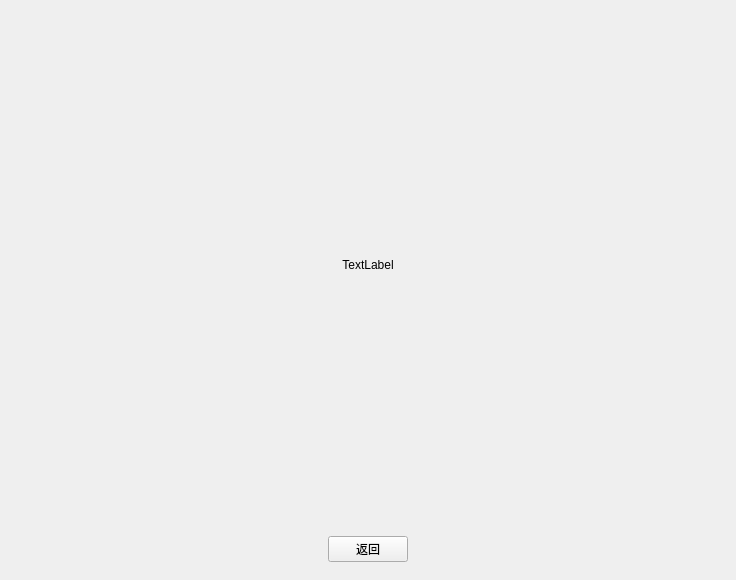
<?xml version="1.0" encoding="UTF-8"?>
<ui version="4.0">
 <class>TrafficDetail</class>
 <widget class="QWidget" name="TrafficDetail">
  <property name="geometry">
   <rect>
    <x>0</x>
    <y>0</y>
    <width>736</width>
    <height>580</height>
   </rect>
  </property>
  <property name="sizePolicy">
   <sizepolicy hsizetype="Preferred" vsizetype="Fixed">
    <horstretch>0</horstretch>
    <verstretch>0</verstretch>
   </sizepolicy>
  </property>
  <property name="minimumSize">
   <size>
    <width>80</width>
    <height>0</height>
   </size>
  </property>
  <property name="windowTitle">
   <string>Form</string>
  </property>
  <layout class="QHBoxLayout" name="horizontalLayout">
   <property name="leftMargin">
    <number>0</number>
   </property>
   <property name="topMargin">
    <number>0</number>
   </property>
   <property name="rightMargin">
    <number>0</number>
   </property>
   <property name="bottomMargin">
    <number>0</number>
   </property>
   <item>
    <widget class="QWidget" name="widget" native="true">
     <layout class="QVBoxLayout" name="verticalLayout">
      <item>
       <widget class="QWidget" name="widget_8" native="true">
        <property name="sizePolicy">
         <sizepolicy hsizetype="Preferred" vsizetype="Preferred">
          <horstretch>0</horstretch>
          <verstretch>0</verstretch>
         </sizepolicy>
        </property>
        <property name="minimumSize">
         <size>
          <width>80</width>
          <height>0</height>
         </size>
        </property>
        <layout class="QHBoxLayout" name="horizontalLayout_8">
         <item>
          <widget class="QLabel" name="label">
           <property name="text">
            <string>TextLabel</string>
           </property>
           <property name="alignment">
            <set>Qt::AlignCenter</set>
           </property>
          </widget>
         </item>
        </layout>
       </widget>
      </item>
      <item>
       <widget class="QWidget" name="widget_5" native="true">
        <property name="sizePolicy">
         <sizepolicy hsizetype="Preferred" vsizetype="Fixed">
          <horstretch>0</horstretch>
          <verstretch>0</verstretch>
         </sizepolicy>
        </property>
        <layout class="QHBoxLayout" name="horizontalLayout_5">
         <item>
          <widget class="QPushButton" name="btn_close">
           <property name="sizePolicy">
            <sizepolicy hsizetype="Fixed" vsizetype="Fixed">
             <horstretch>0</horstretch>
             <verstretch>0</verstretch>
            </sizepolicy>
           </property>
           <property name="text">
            <string>返回</string>
           </property>
          </widget>
         </item>
        </layout>
       </widget>
      </item>
     </layout>
    </widget>
   </item>
  </layout>
 </widget>
 <resources/>
 <connections/>
</ui>
